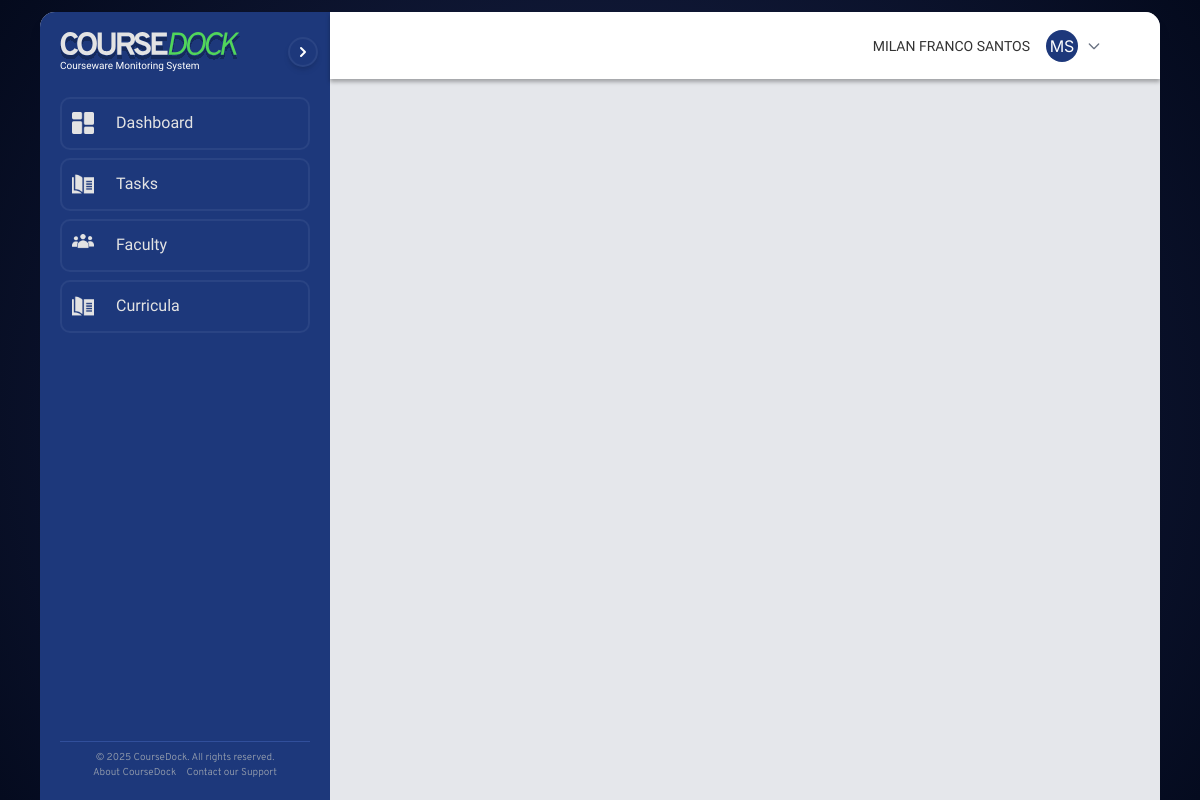
The page /main/auditlog/audit_log.php (signed in) on the database as committed earlier.
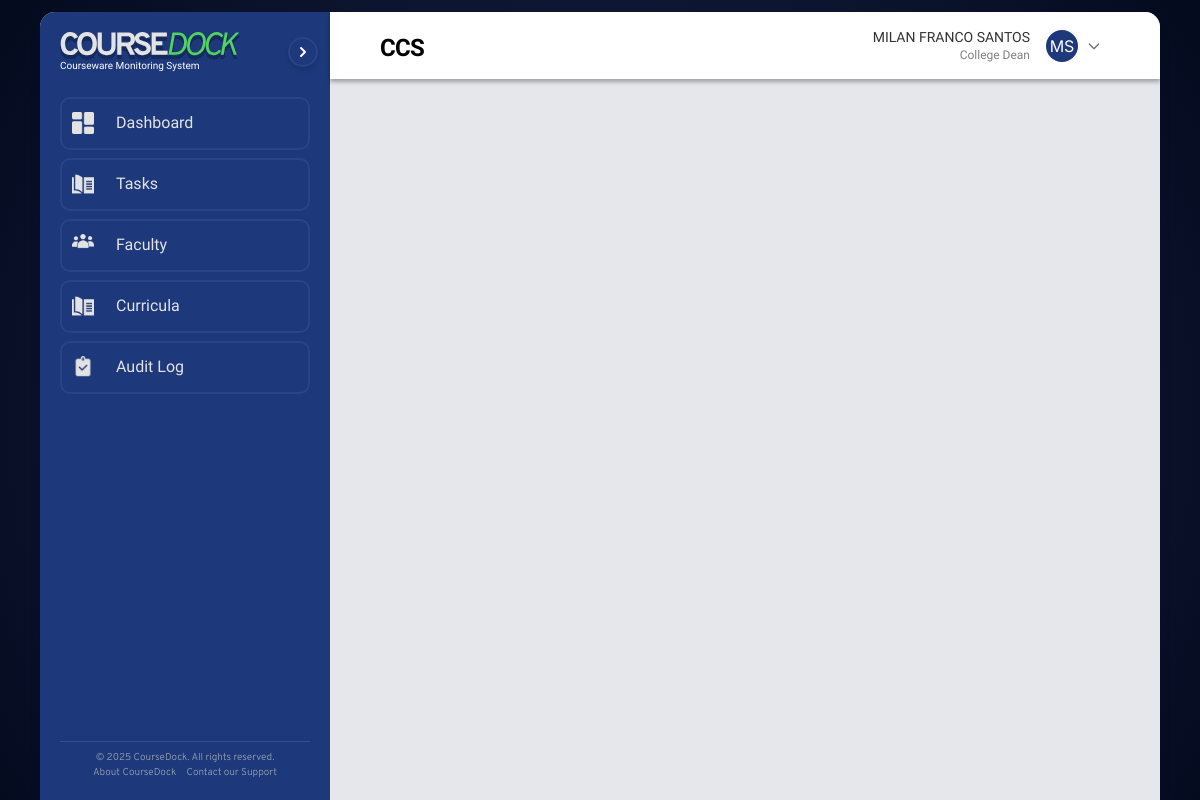
The same page on the database as committed later.
### tables this page shows
CREATE TABLE `personnel` (
  `PersonnelID` int(11) NOT NULL AUTO_INCREMENT,
  `FirstName` varchar(50) NOT NULL,
  `LastName` varchar(50) NOT NULL,
  `Gender` enum('Male','Female','Other') DEFAULT NULL,
  `Role` varchar(10) DEFAULT NULL,
  `FacultyID` int(11) DEFAULT NULL,
  `AccountID` int(11) DEFAULT NULL,
  PRIMARY KEY (`PersonnelID`),
  KEY `FacultyID` (`FacultyID`),
  KEY `AccountID` (`AccountID`),
  CONSTRAINT `personnel_ibfk_1` FOREIGN KEY (`FacultyID`) REFERENCES `faculties` (`FacultyID`),
  CONSTRAINT `personnel_ibfk_2` FOREIGN KEY (`AccountID`) REFERENCES `accounts` (`AccountID`) ON DELETE SET NULL ON UPDATE CASCADE
);

CREATE TABLE `faculties` (
  `FacultyID` int(11) NOT NULL AUTO_INCREMENT,
  `Faculty` varchar(100) DEFAULT NULL,
  `JoinCode` varchar(5) NOT NULL,
  PRIMARY KEY (`FacultyID`),
  UNIQUE KEY `JoinCode` (`JoinCode`)
);

### main/auditlog/audit_log.php (the view, shortened to what this page needs)
<?php
$conn = new mysqli("localhost", "root", "", "CMS");
$accountID = $_SESSION['AccountID'];
$userQuery = "SELECT FirstName, LastName FROM personnel WHERE AccountID = ?";
$userStmt = $conn->prepare($userQuery);
$userStmt->bind_param("i", $accountID);
$userStmt->execute();
$userResult = $userStmt->get_result();
$userInfo = $userResult->fetch_assoc();
$query = "SELECT Role, FacultyID FROM personnel WHERE AccountID = ?";
$stmt = $conn->prepare($query);
$stmt->bind_param("i", $accountID);
$stmt->execute();
$result = $stmt->get_result();
$facultyName = '';
if ($row = $result->fetch_assoc()) {
    if (empty($row['FacultyID'])) {
        $showFacultyPopup = true;
    } else {
        $facultyQuery = "SELECT Faculty FROM faculties WHERE FacultyID = ?";
        $facultyStmt = $conn->prepare($facultyQuery);
        $facultyStmt->bind_param("i", $row['FacultyID']);
        $facultyStmt->execute();
        $facultyResult = $facultyStmt->get_result();
        if ($facultyRow = $facultyResult->fetch_assoc()) {
            $facultyName = strtoupper($facultyRow['Faculty']);
        }
    }
    if (!empty($row['Role'])) {
        if ($row['Role'] === 'DN') {
            $userRole = "College Dean";
        } elseif ($row['Role'] === 'PH') {
            $dashboardPage = "dashboard/ph-dash.php";
            $userRole = "Program Head";
        } elseif ($row['Role'] === 'FM') {
            $dashboardPage = "dashboard/fm-dash.php";
            $userRole = "Faculty Member";
        } elseif ($row['Role'] === 'COR') {
            $dashboardPage = "dashboard/[ph-dash.php";
            $userRole = "Courseware Coordinator";
        }
    }
}
?>
<!DOCTYPE html>
<html lang="en">
<head>
    <link href="../../src/tailwind/output.css" rel="stylesheet" />
    <link href="../../src/styles.css" rel="stylesheet" />
</head>
<body class="w-full h-screen bg-[#020A27] px-10 pt-3 flex items-start justify-center">
    <div class="w-full h-full flex flex-row rounded-t-[15px] overflow-hidden bg-gray-200 shadow-lg">
        <div id="sidebar" class="w-[290px] bg-[#1D387B] text-white p-3 pt-5 flex flex-col transition-all duration-300 ease-in-out">
            <div class="text-left leading-tight mb-4 ml-2 font-onest flex items-center justify-between">
                <div class="flex flex-col items-start">
                    <img src="../../img/COURSEDOCK.svg" class="w-[180px] transition-all duration-300" id="logo" />
                    <p class="text-[10px] font-light transition-all duration-300" id="logo-text">Courseware Monitoring System</p>
                </div>
                <button id="toggleSidebar" class="ml-3 bg-[#1D387B] border-2 border-[#2A4484] w-[30px] h-[30px] rounded-full flex items-center justify-center shadow-md transition-transform">
                    <svg id="chevronIcon" xmlns="http://www.w3.org/2000/svg" class="h-5 w-5 text-white" viewBox="0 0 20 20" fill="currentColor">
                        <path fill-rule="evenodd" d="M7.293 14.707a1 1 0 010-1.414L10.586 10 7.293 6.707a1 1 0 011.414-1.414l4 4a1 1 0 010 1.414l-4 4a1 1 0 01-1.414 0z" clip-rule="evenodd" />
                    </svg>
                </button>
            </div>
            <div class="p-2 flex flex-col gap-[8px]">
                <a href="../homepage.php" class="menu-item flex items-center px-7 py-3 h-[53px] border-2 border-[#2A4484] text-[16px] font-onest text-[#E3E3E3] font-[400] rounded-[10px] hover:bg-[#13275B] active:border-[#51D55A] cursor-pointer transition">
                    <img src="../../img/dashboard.png" alt="Dashboard" class="w-[22px] mr-[22px]" />
                    <span class="link-text">Dashboard</span>
                </a>
                <a href="../task/tasks.php" class="menu-item flex items-center px-7 py-3 h-[53px] border-2 border-[#2A4484] text-[16px] font-onest text-[#E3E3E3] font-[400] rounded-[10px] hover:bg-[#13275B] active:border-[#51D55A] cursor-pointer transition">
                    <img src="../../img/materials-icon.png" alt="Tasks" class="w-[22px] mr-[22px]" />
                    <span class="link-text">Tasks</span>
                </a>
                <a href="../faculty/faculty.php" class="menu-item flex items-center px-7 py-3 h-[53px] border-2 border-[#2A4484] text-[16px] font-onest text-[#E3E3E3] font-[400] rounded-[10px] hover:bg-[#13275B] active:border-[#51D55A] cursor-pointer transition">
                    <img src="../../img/faculty-icon.png" alt="Faculty" class="w-[22px] mr-[22px]" />
                    <span class="link-text">Faculty</span>
                </a>
                <a href="../curriculum/curriculum.php" class="menu-item flex items-center px-7 py-3 h-[53px] border-2 border-[#2A4484] text-[16px] font-onest text-[#E3E3E3] font-[400] rounded-[10px] hover:bg-[#13275B] active:border-[#51D55A] cursor-pointer transition">
                    <img src="../../img/materials-icon.png" alt="Curriculum Materials" class="w-[22px] mr-[22px]" />
                    <span class="link-text">Curricula</span>
                </a>
                <?php if ($row['Role'] === 'DN'): ?>
                <a href="../auditlog/audit_log.php" class="menu-item flex items-center px-7 py-3 h-[53px] border-2 border-[#2A4484] text-[16px] font-onest text-[#E3E3E3] font-[400] rounded-[10px] hover:bg-[#13275B] active:border-[#51D55A] cursor-pointer transition">
                    <img src="../../img/Audit.png" alt="Audit Log" class="w-[22px] mr-[22px]" />
                    <span class="link-text">Audit Log</span>
                </a>
                <?php endif; ?>
            </div>
            <button id="createButton" class=" mt-auto rounded-[10px] text-white px-4 font-onest py-3 rounded-md text-lg font-regular transition-colors duration-300 flex items-center justify-between w-full">
            </button>
            <div class="sidebar-footer relative rounded-md m-0 w-full text-center font-overpass font-light text-[10px]  px-2 text-gray-400 mt-2 my-0 py-2">
                <hr class="border-t border-[#314f9b] w-full mx-auto mb-2" />
                © 2025 CourseDock. All rights reserved.
                <span class="mt-1">
                    <br>
                    <a href="#" class="text-gray-400 hover:underline mx-1">About CourseDock</a>
                    <a href="#" class="text-gray-400 hover:underline mx-1">Contact our Support</a>
                </span>
            </div>
        </div>
        <div class="flex-1 flex flex-col h-full ">
            <div class="bg-white px-[50px] py-[20px] h-[67px] flex justify-between items-center w-full box-border" style="box-shadow: 0 3px 4px 0 rgba(0, 0, 0, 0.3);">
                <div class="font-onest text-[24px] font-semibold mt-1" style="letter-spacing: -0.03em;">
                    <?php echo htmlspecialchars($facultyName); ?>
                </div>
                <div class="profile-container relative">
                    <div class="user-info flex items-center">
                        <div class="flex items-center cursor-pointer" onclick="toggleUserMenu(event)">
                        <div class="flex flex-col mr-2">
                            <span class="font-onest text-[14px] font-medium text-[#333]">
                            <?php echo htmlspecialchars($userInfo['FirstName'] . ' ' . $userInfo['LastName']); ?>
                            </span>
                            <span class="font-onest text-[12px] text-[#808080] -mt-[2px]">
                            <?php echo htmlspecialchars($userRole); ?>
                            </span>
                        </div>
                        <div class="w-8 h-8 rounded-full bg-[#1D387B] text-white flex items-center justify-center ml-2">
                            <?php
                            $initials = substr($userInfo['FirstName'], 0, 1) . substr($userInfo['LastName'], 0, 1);
                            echo htmlspecialchars(strtoupper($initials));
                            ?>
                        </div>
                        <svg xmlns="http://www.w3.org/2000/svg" class="h-4 w-4 text-gray-500 ml-2 transition-transform duration-300" id="dropdown-icon" fill="none" viewBox="0 0 24 24" stroke="currentColor">
                            <path stroke-linecap="round" stroke-linejoin="round" stroke-width="2" d="M19 9l-7 7-7-7" />
                        </svg>
                        </div>
                    </div>
                    </div>
             </div>
            <iframe id="contentIframe" src="audit_log_frame.php" class="w-full flex-1 fade-in" frameborder="0"></iframe>
        </div>
    </div>
</body>
</html>

### src/styles.css (style rules this page uses)
body { display: flex; flex-direction: column; min-height: 100vh; margin: 0; background-image: radial-gradient(circle at 50% 53%, #304589, #101836, #040a1d); background-size: 100% 100%; background-repeat: no-repeat; background-attachment: fixed; transition: background-image 2s ease-in-out; }
.fade-in { animation: fadeIn 2s ease-in-out; animation-fill-mode: both; }

### main/auditlog/audit_log.php (style rules this page uses)
body { font-family: 'Inter', sans-serif; }
.font-overpass { font-family: 'Overpass', sans-serif; }
.font-onest { font-family: 'Onest', sans-serif; }
#sidebar { transition: width 0.6s ease-in-out; overflow: hidden; display: flex; flex-direction: column; }
#toggleSidebar { transition: all 0.5s ease-in-out; }
.menu-item { user-select: none; display: flex; align-items: center; padding: 10px; border-radius: 10px; cursor: pointer; transition: background-color 0.2s; }
.link-text { font-size: 16px; color: #E3E3E3; font-family: 'Onest', sans-serif; font-weight: 400; transition: opacity 0.3s ease; }
.user-info { text-align: right; padding: 6px 8px; border-radius: 8px; transition: background-color 0.2s; }
.profile-container { position: relative; display: inline-block; }

Rows that differ between the two databases and show on the page:
added faculties: Faculty "CCS"
changed personnel "MS": Role (not shown) → "College Dean"
Other text that changed with them:
text now shown: "Audit Log"
